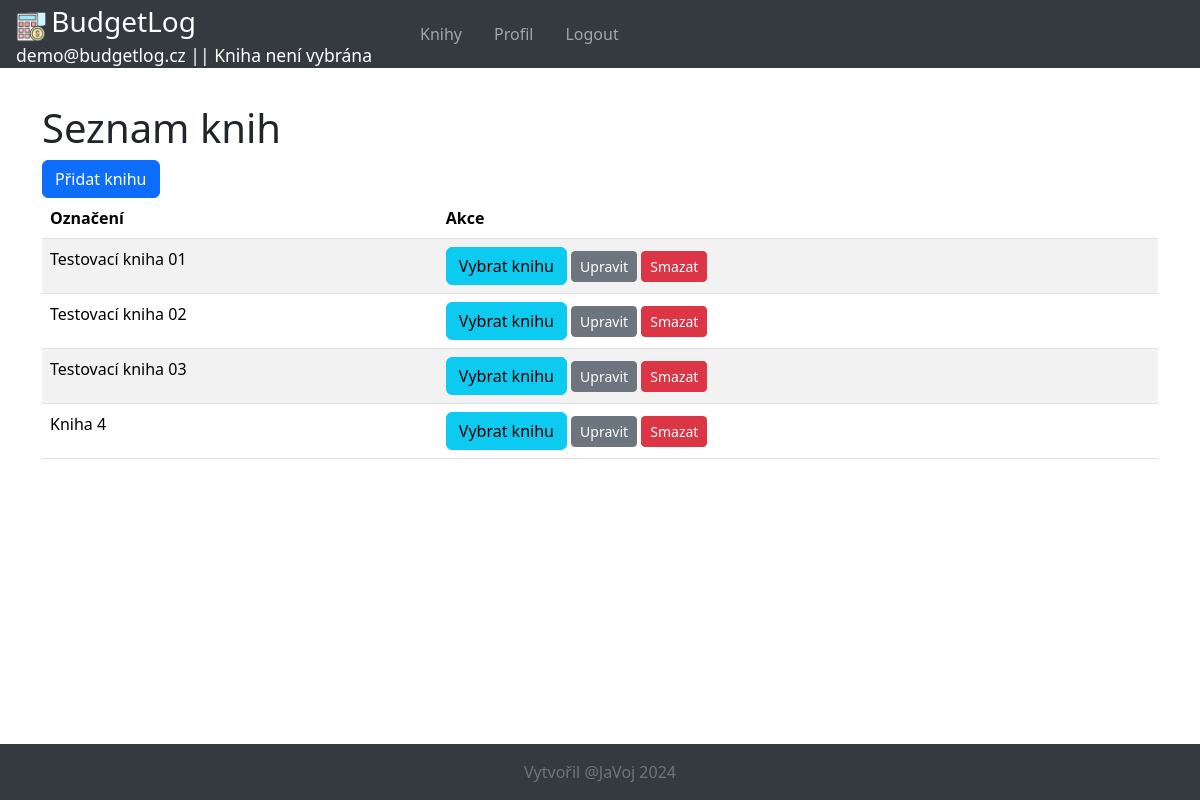
The page /books/ (signed in) on the database as committed earlier.
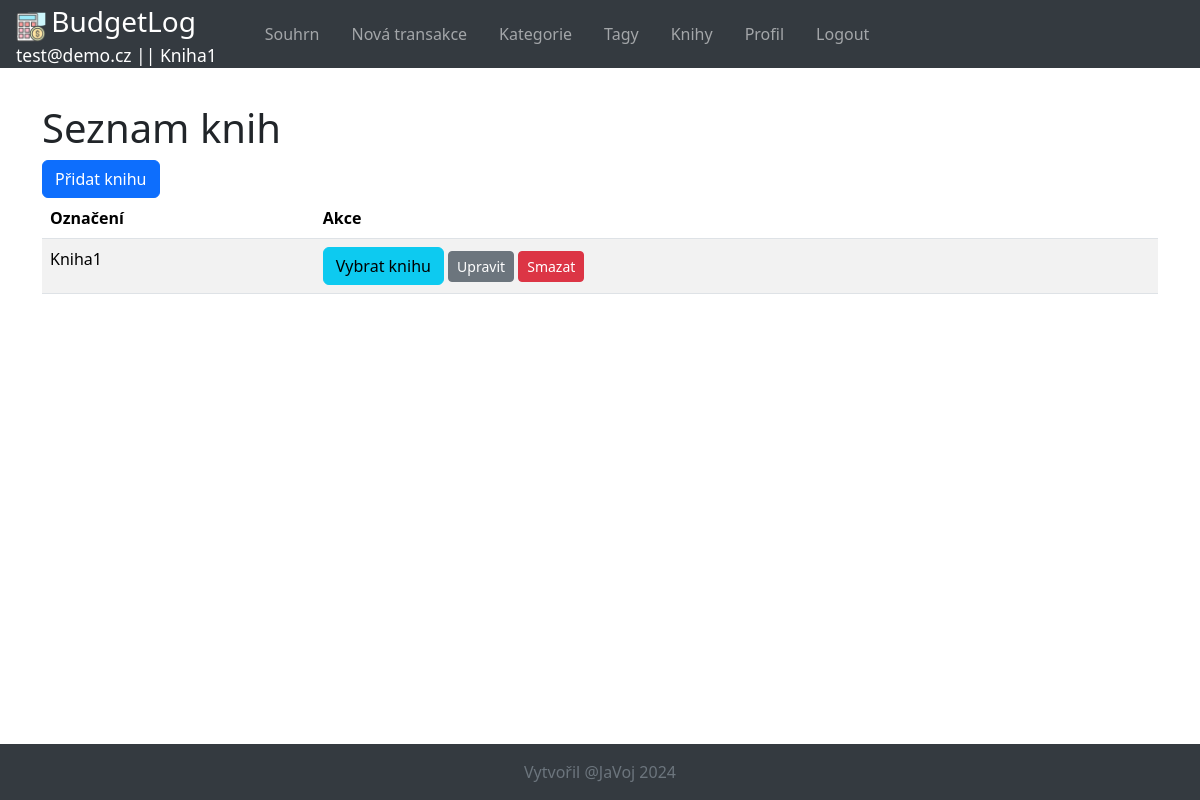
The same page on the database as committed later.
### budgetlog/models.py (models this page shows, shortened)
class AppUser(AbstractBaseUser):
    email = models.EmailField(max_length=100, unique=True)
    is_admin = models.BooleanField(default=False)
    is_active = models.BooleanField(default=True)
    class Meta:
        verbose_name = "Uživatel"
        verbose_name_plural = "Uživatelé"
    objects = UserManager()
    USERNAME_FIELD = "email"

class Book(models.Model):
    name = models.CharField(max_length=100, verbose_name="Jméno knihy", help_text="Uveďte jméno knihy")
    description = models.TextField(null=True, blank=True, verbose_name="Popis knihy",
                                   help_text="Popis knihy (volitelný)")
    owner = models.ForeignKey(AppUser, on_delete=models.CASCADE, related_name='books',
                              verbose_name="Majitel", help_text="Majitel knihy")
    class Meta:
        verbose_name = "Kniha"
        verbose_name_plural = "Knihy"
        constraints = [
            models.UniqueConstraint(fields=['name', 'owner'], name='unique_book_name_owner')
        ]
    object_plural_genitiv = "knih"
    object_singular_akluzativ = "knihu"

### budgetlog/views.py (the view)
# urls.py: path('books/', views.BookListView.as_view(), name='book-list'),
class BookListView(ObjectListView):
    model = Book
    ordering = ['name']  # Řazení dle atributu name v modelu
    def get_queryset(self):
        return Book.objects.filter(owner=self.request.user)

### budgetlog/templatetags/custom_filters.py (called while the page is built)
@register.filter
def instanceof(object, class_name):
    return object.__class__.__name__ == class_name

### budgetlog/views.py (called while the page is built)
    def get_current_book(self):
        if not self.current_book:
            current_book_id = self.request.session.get('current_book_id')
            if current_book_id:
                self.current_book = Book.objects.filter(id=current_book_id, owner=self.request.user).first()
        return self.current_book

    def get_context_data(self, **kwargs):
        context = super().get_context_data(**kwargs)
        current_book = self.get_current_book()
        context.update({
            'all_books': Book.objects.filter(owner=self.request.user),
            'current_book': current_book
        })
        return context

### budgetlog/templates/budgetlog/object_list.html (shortened to what this page needs)
{% extends "base_generic.html" %}
{% load custom_filters %}
{% block content %}
<h1>Seznam {{ object_plural_genitiv }}</h1>
<div class="d-grid gap-2 d-md-block">
    <a href="{% url add_url_name %}" class="btn btn-primary">Přidat {{ object_singular_akluzativ }}</a>
</div>
<div class="table-responsive">
    <table class="table table-striped">
        <thead>
            <tr>
                <th>Označení</th>
                <th>Akce</th>
            </tr>
        </thead>
        <tbody>
            {% for object in objects %}
                <tr>
                    <td>{{ object.name }}</td>
                    <td>
                        {% if object|instanceof:"Book" %}
                            <a href="{% url 'select-book' book_id=object.id %}" class="btn btn-info">Vybrat knihu</a>
                        {% endif %}
                        <a href="{% url edit_url_name object.id %}" class="btn btn-secondary btn-sm">Upravit</a>
                        {% if not object.is_default %}
                            <a href="{% url delete_url_name object.id %}" class="btn btn-danger btn-sm">Smazat</a>
                        {% endif %}
                    </td>
                </tr>
            {% endfor %}
        </tbody>
    </table>
</div>
{% endblock %}

### budgetlog/templates/base_generic.html (shortened to what this page needs)
<!DOCTYPE html>
<html lang="cs">
<head>
    {% load static %}
    {% load crispy_forms_tags %}
    <link rel="stylesheet" href="{% static 'css/bootstrap.min.css' %}">
    <link rel="stylesheet" href="{% static 'css/styles.css' %}">
</head>
<body class="d-flex flex-column min-vh-100">
    <header>
        <nav class="navbar navbar-expand-lg navbar-dark bg-dark fixed-top">
            <a class="navbar-brand">
                <div class="py-0 px-3 bg-dark">
                    <img src="{% static 'pics/Optima-GFX-free-icon_calculator_coin_dollar_money.png' %}" alt="logo" width="30" height="30" class="d-inline-block align-center">
                    <span class="fs-3">BudgetLog</span>
                    {% if request.user.is_authenticated %}
                        <div class="d-flex justify-content-between align-items-center">
                            <span class="small">{{ request.user.email }} |</span>
                            {% if current_book %}
                                <span class="small">| {{ current_book.name }}</span>
                            {% else %}
                                <span class="small">| Kniha není vybrána</span>
                            {% endif %}
                        </div>
                    {% endif %}
                </div>
            </a>
            <div class="collapse navbar-collapse" id="navbarNav">
                {% if request.user.is_authenticated %}
                    <ul class="navbar-nav">
                        {% if current_book %}
                            <li class="nav-item">
                                <a class="nav-link" href="{% url 'dashboard' %}">Souhrn</a>
                            </li>
                            <li class="nav-item">
                                <a class="nav-link" href="{% url 'transaction-add' %}">Nová transakce</a>
                            </li>
                            <li class="nav-item">
                                <a class="nav-link" href="{% url 'category-list' %}">Kategorie</a>
                            </li>
                            <li class="nav-item">
                                <a class="nav-link" href="{% url 'tag-list' %}">Tagy</a>
                            </li>
                        {% endif %}
                        <li class="nav-item">
                            <a class="nav-link" href="{% url 'book-list' %}">Knihy</a>
                        </li>
                        <li class="nav-item">
                            <a class="nav-link" href="{% url 'profile' %}">Profil</a>
                        </li>
                        <li class="nav-item">
                            <a class="nav-link" href="{% url 'logout' %}">Logout</a>
                        </li>
                    </ul>
                {% endif %}
            </div>
        </nav>
    </header>
    <main class="flex-shrink-0">
        <div class="container">
            {% block content %}{% endblock %}
        </div>
    </main>
    <footer class="footer py-3 bg-dark">
        <div class="container text-center">
            <span class="text-muted">Vytvořil @JaVoj 2024</span>
        </div>
    </footer>
</body>
</html>

Rows that differ between the two databases and show on the page:
no longer on this page (row edited): Book: name "Testovací kniha 01"
removed Book: name "Testovací kniha 02"
removed Book: name "Testovací kniha 03"
removed Book: name "Kniha 4"
changed AppUser: user.email "demo@budgetlog.cz" → "test@demo.cz"
now on this page (row edited): Book: name "Kniha1"
Other text that changed with them:
text no longer shown: "| Kniha není vybrána"
text now shown: "| Souhrn Nová transakce Kategorie Tagy"
